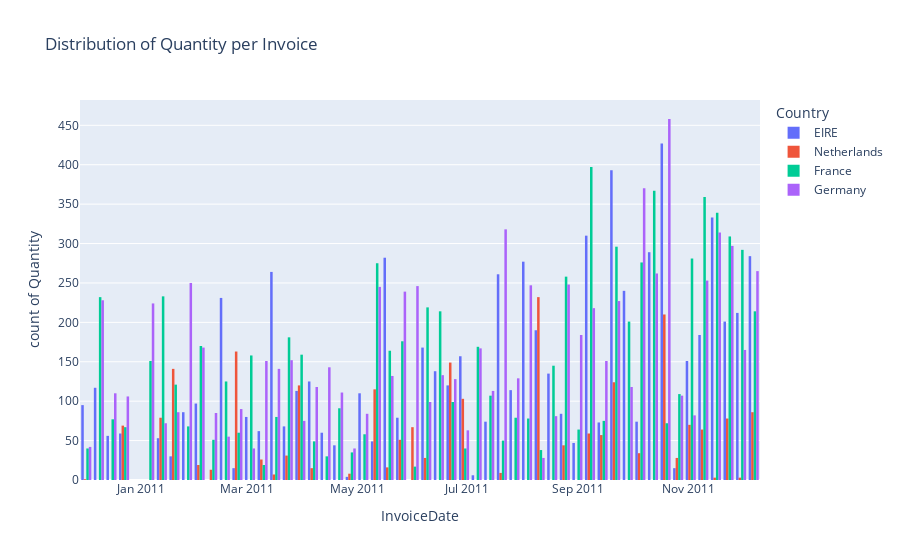

Write notebook code for a chart like this one.
### Code cell
px.histogram(df3, x = 'InvoiceDate', y = 'Quantity', color = 'Country', 
             barmode = 'group', title = 'Distribution of Quantity per Invoice')

### Figure 1 — Plotly figure (JSON) as saved in the notebook; plotly's stock layout.template omitted (floating-point values rounded to 4 significant figures; data arrays with more than 128 entries replaced by an {"elided": "..."} marker saying what was removed)
{"data": [{"alignmentgroup": "True", "bingroup": "x", "hoverlabel": {"namelength": 0}, "hovertemplate": "Country=EIRE<br>InvoiceDate=%{x}<br>count of Quantity=%{y}", "legendgroup": "EIRE", "marker": {"color": "#636efa"}, "name": "EIRE", "offsetgroup": "EIRE", "orientation": "v", "showlegend": true, "type": "histogram", "x": {"elided": "7136 str values"}, "xaxis": "x", "y": {"elided": "7136 int values"}, "yaxis": "y"}, {"alignmentgroup": "True", "bingroup": "x", "hoverlabel": {"namelength": 0}, "hovertemplate": "Country=Netherlands<br>InvoiceDate=%{x}<br>count of Quantity=%{y}", "legendgroup": "Netherlands", "marker": {"color": "#EF553B"}, "name": "Netherlands", "offsetgroup": "Netherlands", "orientation": "v", "showlegend": true, "type": "histogram", "x": {"elided": "2322 str values"}, "xaxis": "x", "y": {"elided": "2322 int values"}, "yaxis": "y"}, {"alignmentgroup": "True", "bingroup": "x", "hoverlabel": {"namelength": 0}, "hovertemplate": "Country=France<br>InvoiceDate=%{x}<br>count of Quantity=%{y}", "legendgroup": "France", "marker": {"color": "#00cc96"}, "name": "France", "offsetgroup": "France", "orientation": "v", "showlegend": true, "type": "histogram", "x": {"elided": "8034 str values"}, "xaxis": "x", "y": {"elided": "8034 int values"}, "yaxis": "y"}, {"alignmentgroup": "True", "bingroup": "x", "hoverlabel": {"namelength": 0}, "hovertemplate": "Country=Germany<br>InvoiceDate=%{x}<br>count of Quantity=%{y}", "legendgroup": "Germany", "marker": {"color": "#ab63fa"}, "name": "Germany", "offsetgroup": "Germany", "orientation": "v", "showlegend": true, "type": "histogram", "x": {"elided": "8658 str values"}, "xaxis": "x", "y": {"elided": "8658 int values"}, "yaxis": "y"}], "layout": {"barmode": "group", "legend": {"title": {"text": "Country"}, "tracegroupgap": 0}, "title": {"text": "Distribution of Quantity per Invoice"}, "xaxis": {"anchor": "y", "domain": [0, 1], "title": {"text": "InvoiceDate"}}, "yaxis": {"anchor": "x", "domain": [0, 1], "title": {"text": "count of Quantity"}}}}
